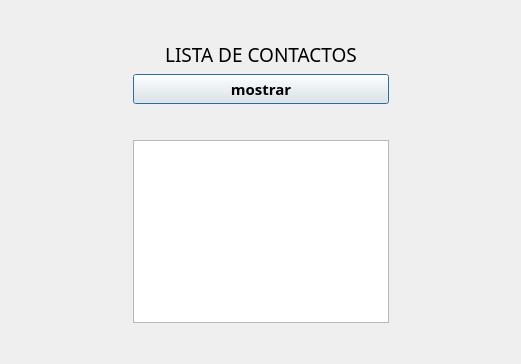
<?xml version="1.0" encoding="UTF-8"?>
<ui version="4.0">
 <class>ventana1</class>
 <widget class="QDialog" name="ventana1">
  <property name="geometry">
   <rect>
    <x>0</x>
    <y>0</y>
    <width>521</width>
    <height>364</height>
   </rect>
  </property>
  <property name="windowTitle">
   <string>Dialog</string>
  </property>
  <layout class="QGridLayout" name="gridLayout">
   <item row="1" column="1" rowspan="2">
    <layout class="QVBoxLayout" name="verticalLayout">
     <item>
      <widget class="QLabel" name="label_2">
       <property name="font">
        <font>
         <family>OCR A Extended</family>
         <pointsize>14</pointsize>
         <weight>50</weight>
         <bold>false</bold>
        </font>
       </property>
       <property name="text">
        <string>LISTA DE CONTACTOS</string>
       </property>
       <property name="alignment">
        <set>Qt::AlignCenter</set>
       </property>
      </widget>
     </item>
     <item>
      <widget class="QPushButton" name="mostrar_contactos">
       <property name="font">
        <font>
         <family>Nirmala UI Semilight</family>
         <pointsize>11</pointsize>
         <weight>75</weight>
         <bold>true</bold>
        </font>
       </property>
       <property name="text">
        <string>mostrar</string>
       </property>
      </widget>
     </item>
     <item>
      <spacer name="verticalSpacer_3">
       <property name="orientation">
        <enum>Qt::Vertical</enum>
       </property>
       <property name="sizeHint" stdset="0">
        <size>
         <width>20</width>
         <height>40</height>
        </size>
       </property>
      </spacer>
     </item>
     <item>
      <widget class="QPlainTextEdit" name="text_contactos">
       <property name="font">
        <font>
         <family>Sitka Heading</family>
         <pointsize>12</pointsize>
         <weight>75</weight>
         <bold>true</bold>
        </font>
       </property>
      </widget>
     </item>
    </layout>
   </item>
   <item row="1" column="2">
    <spacer name="horizontalSpacer_2">
     <property name="orientation">
      <enum>Qt::Horizontal</enum>
     </property>
     <property name="sizeHint" stdset="0">
      <size>
       <width>40</width>
       <height>20</height>
      </size>
     </property>
    </spacer>
   </item>
   <item row="1" column="0">
    <spacer name="horizontalSpacer">
     <property name="orientation">
      <enum>Qt::Horizontal</enum>
     </property>
     <property name="sizeHint" stdset="0">
      <size>
       <width>40</width>
       <height>20</height>
      </size>
     </property>
    </spacer>
   </item>
   <item row="0" column="1">
    <spacer name="verticalSpacer">
     <property name="orientation">
      <enum>Qt::Vertical</enum>
     </property>
     <property name="sizeHint" stdset="0">
      <size>
       <width>20</width>
       <height>40</height>
      </size>
     </property>
    </spacer>
   </item>
   <item row="3" column="1">
    <spacer name="verticalSpacer_2">
     <property name="orientation">
      <enum>Qt::Vertical</enum>
     </property>
     <property name="sizeHint" stdset="0">
      <size>
       <width>20</width>
       <height>40</height>
      </size>
     </property>
    </spacer>
   </item>
  </layout>
 </widget>
 <resources/>
 <connections/>
</ui>
